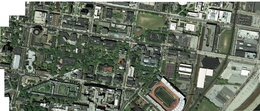
%> input picture Project 5/code/aerial_color_resize.jpg, 260 x 111 px, shrunk from 3120 x 1336 before the run
$ octave feature_gen.m   (GNU Octave 9; MATLAB toolbox functions it lacks are replaced by stand-ins)
%> lines starting %> are read from the running program, lines starting %| are printed output that depends on the picture; in (x1, y1, x2, y2) boxes, pixels count from 0 and x2, y2 are one past the last pixel; in counts of white or black regions, pixels touching at a corner belong together; the program's own positions count from 1
%> further down, img is the input picture: size 111x260x3 uint8; mean R, G, B 105, 113, 98.9
### Project 5/code/features/pathmap.m
function [BW,maskedRGBImage] = pathmap(RGB)
%createMask  Threshold RGB image using auto-generated code from colorThresholder app.
%  [BW,MASKEDRGBIMAGE] = createMask(RGB) thresholds image RGB using
%  auto-generated code from the colorThresholder App. The colorspace and
%  minimum/maximum values for each channel of the colorspace were set in the
%  App and result in a binary mask BW and a composite image maskedRGBImage,
%  which shows the original RGB image values under the mask BW.

% Auto-generated by colorThresholder app on 04-Apr-2016
%------------------------------------------------------


% Convert RGB image to chosen color space
I = rgb2ycbcr(RGB);
%> I: size 111x260x3 uint8; mean of channels 1, 2, 3 109.6, 123, 125.4

% Define thresholds for channel 1 based on histogram settings
channel1Min = 8.000;
channel1Max = 247.000;

% Define thresholds for channel 2 based on histogram settings
channel2Min = 127.000;
channel2Max = 128.000;

% Define thresholds for channel 3 based on histogram settings
channel3Min = 103.000;
channel3Max = 126.000;

% Create mask based on chosen histogram thresholds
BW = (I(:,:,1) >= channel1Min ) & (I(:,:,1) <= channel1Max) & ...
    (I(:,:,2) >= channel2Min ) & (I(:,:,2) <= channel2Max) & ...
    (I(:,:,3) >= channel3Min ) & (I(:,:,3) <= channel3Max);
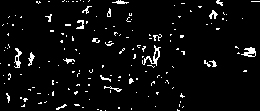
%> BW: size 111x260 logical; 4.6% white in thin lines or dots

% Initialize output masked image based on input image.
maskedRGBImage = RGB;

% Set background pixels where BW is false to zero.
maskedRGBImage(repmat(~BW,[1 1 3])) = 0;
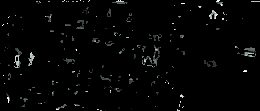
%> maskedRGBImage: size 111x260x3 uint8; mean R, G, B 4.4, 4.8, 4.6

### Project 5/code/feature_gen.m
%% Run required parts
addpath('./features')
img = imread('aerial_color_resize.jpg');

%% For all files in feature folder
[BW,~] = pathmap(img);

BW = bwmorph(BW,'clean');
%> BW: size 111x260 logical; 4.5% white in thin lines or dots
BW = bwmorph(BW,'clean');
BW = bwmorph(BW,'spur');
%> BW: size 111x260 logical; 4.4% white in thin lines or dots
BW = bwmorph(BW,'spur');
%> BW: size 111x260 logical; 4.4% white in thin lines or dots

se = strel('disk',1);
a = imerode(BW,se);
%> a: size 111x260 logical; 0.54% white in thin lines or dots
se = strel('disk',1);
a = imdilate(a,se);
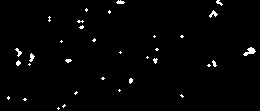
%> a: size 111x260 logical; 1.6% white in thin lines or dots

CC = bwconncomp(a);
%> CC = 33 connected components
stats = regionprops(CC,'all');
%> stats = 33 regions; largest, box (x1, y1, x2, y2), Area, Centroid, MajorAxisLength, MinorAxisLength and Eccentricity: (243, 47, 256, 56) 58 [250.5 52.1] 13.35 6.88 0.857, (209, 10, 218, 18) 32 [213.9 14.7] 9.31 6.34 0.732, (29, 53, 35, 62) 29 [32.3 58.1] 9.15 4.7 0.858

f = zeros(size(BW));

for i = 1:length(CC.PixelIdxList)
    if stats(i).Area > 10
        if stats(i).Eccentricity<0.965 %0.87
            f(CC.PixelIdxList{i}) = 1;

        end
    end
end
%> this loop made 33 passes
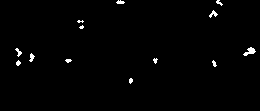
%> f: size 111x260 double; values 0 (black) and 1 (white), 1.1% white in thin lines or dots, all inside (x1, y1, x2, y2) = (15, 0, 256, 84)
imshow(f);
save('./features/pathmap.mat','f')

%% K means features
nrows = size(img,1);
%> nrows = 111
ncols = size(img,2);
%> ncols = 260
ab = reshape(img,nrows*ncols,3);
nColors = 16;
[cluster_idx, cluster_center] = kmeans(ab,nColors,'distance','sqEuclidean', 'Replicates',1);
%> cluster_center = 16 rows, first 12: [113.9 121.6 106.5; 14.05 19.55 11.62; 223.6 227.1 219.6; 142.9 150.2 135.5; 64.58 75.06 59.93; 193.1 201 188.6; 158.6 166.3 151.7; 37.37 46.37 33.94; 88.77 97.44 81.47; 252.1 252.6 250.5; 101.4 108.9 92.76; 52.19 62.42 48.29]
pixel_labels = reshape(cluster_idx,nrows,ncols);
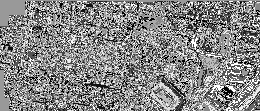
%> pixel_labels: size 111x260 double; min 1, max 16, mean 8.91; drawn with min black and max white

for i = 1:nColors
    feature = pixel_labels==i;
    feature = imgaussfilt(im2double(feature));
    f(:,:,i) = feature;
end
%> this loop made 16 passes
%> pass 1, `feature = imgaussfilt(im2double(feature));`:
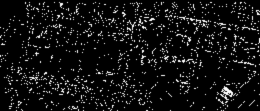
%> feature: size 111x260 double; min 0, max 1, mean 0.0728
%> pass 2, `feature = imgaussfilt(im2double(feature));`:
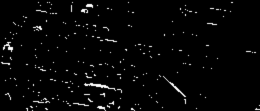
%> feature: size 111x260 double; min 0, max 1, mean 0.0248

%% To combine all geatures into a single mat file
d = dir('./features/*.mat');
for i = 1:length(d)
    load(['./features/',d(i).name]);
    disp(d(i).name);
    f = imgaussfilt(im2double(f));
    feat(:,:,i) = f;
%     figure,
    imagesc(feat(:,:,i))
    pause;
end
save('feature.mat','f');
